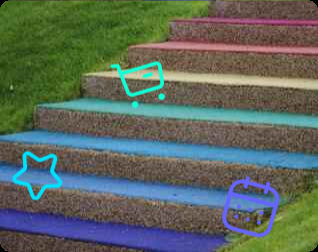
#> input picture received_icon.png, 318 x 252 px
$ python icons2.py
#> lines starting #> are read from the running program, lines starting #| are printed output that depends on the picture; after the words box and inside, x2 and y2 are one past the last pixel; in counts of white or black regions, pixels touching at a corner belong together
import cv2
import numpy as np
import matplotlib.pyplot as plt

def load_image(image_path):
#> called with image_path = 'received_icon.png'
    image = cv2.imread(image_path)
#> image is the input picture: shape (252, 318, 3); mean B, G, R 93.7, 104.3, 92.8
    return cv2.cvtColor(image, cv2.COLOR_BGR2HSV), image

def get_color_ranges():
    return {
        "star": {"lower": np.array([90, 200, 200]), "upper": np.array([100, 255, 255])},  # Cyan clair (#00e0ff)
        "cart": {"lower": np.array([85, 200, 200]), "upper": np.array([90, 255, 255])},  # Vert clair (#14ffd5)
        "calendar": {"lower": np.array([120, 150, 200]), "upper": np.array([130, 255, 255])},  # Bleu (#6464fb)
    }

def detect_color(mask_color_name, hsv_image, lower_bound, upper_bound, image):
    mask = cv2.inRange(hsv_image, lower_bound, upper_bound)
    contours, _ = cv2.findContours(mask, cv2.RETR_EXTERNAL, cv2.CHAIN_APPROX_SIMPLE)
    positions = []
    for contour in contours:
        x, y, w, h = cv2.boundingRect(contour)
        if w > 10 and h > 10:  # Éliminer les petits bruits
            center_x, center_y = x + w // 2, y + h // 2
            positions.append(center_x)
            positions.append(center_y)
            cv2.rectangle(image, (x, y), (x + w, y + h), (0, 255, 0), 2)
            cv2.circle(image, (center_x, center_y), 5, (0, 0, 255), -1)
            cv2.putText(
                image,
                mask_color_name,
                (x, y - 10),
                cv2.FONT_HERSHEY_SIMPLEX,
                0.5,
                (0, 255, 0),
                1,
            )
        print(positions)
    return positions

def detect_icons(image_path):
    image_hsv, image = load_image(image_path)
#> image_hsv: shape (252, 318, 3); mean H, S, V 52.9, 109, 124.7
    color_ranges = get_color_ranges()
    icon_positions = {}
    for icon_name, color_range in color_ranges.items():
        positions = detect_color(icon_name, image_hsv, color_range["lower"], color_range["upper"], image)
        icon_positions[icon_name] = positions
#> this loop made 3 passes
#> positions on passes 1 to 3: [37, 176], [138, 79], [251, 206]
#> pass 1, in detect_color, `mask = cv2.inRange(hsv_image, lower_bound, upper_bound)`:
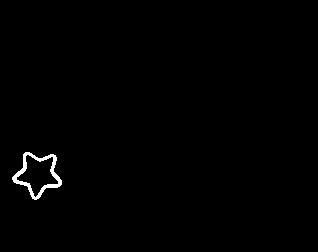
#> mask: shape (252, 318); 0.7% white; 1 white region, box (x1, y1, x2, y2) and area: (12, 152, 62, 200) 560
#> pass 2, in detect_color (call 2), `mask = cv2.inRange(hsv_image, lower_bound, upper_bound)`:
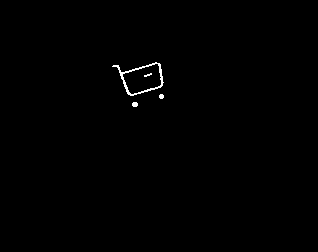
#> mask: shape (252, 318); 0.42% white in thin lines or dots, all inside (x1, y1, x2, y2) = (112, 62, 164, 107)
#> pass 3, in detect_color (call 3), `mask = cv2.inRange(hsv_image, lower_bound, upper_bound)`:
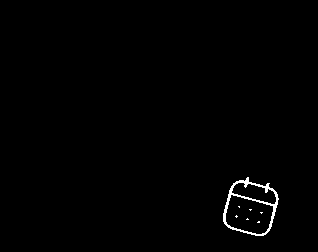
#> mask: shape (252, 318); 0.75% white in thin lines or dots, all inside (x1, y1, x2, y2) = (223, 177, 279, 236)
#> after the loop, icon_positions = {'star': [37, 176], 'cart': [138, 79], 'calendar': [251, 206]}
    return image, icon_positions

def display_image(image):
    plt.imshow(cv2.cvtColor(image, cv2.COLOR_BGR2RGB))
    plt.title("Icônes détectées")
    plt.axis("off")
    plt.show()

if __name__ == "__main__":
    directory_path ="/Users/senzo/Documents/khamssat-projet/serveur/imgs"

    image_path = "received_icon.png"
    detected_image, icon_positions = detect_icons(image_path)
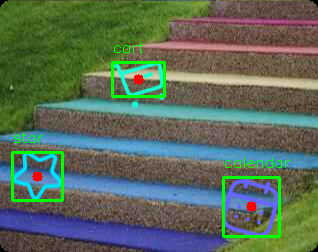
#> detected_image: shape (252, 318, 3); mean B, G, R 90.5, 107.6, 90.8
    display_image(detected_image)
    print(icon_positions)
#| {'star': [37, 176], 'cart': [138, 79], 'calendar': [251, 206]}
